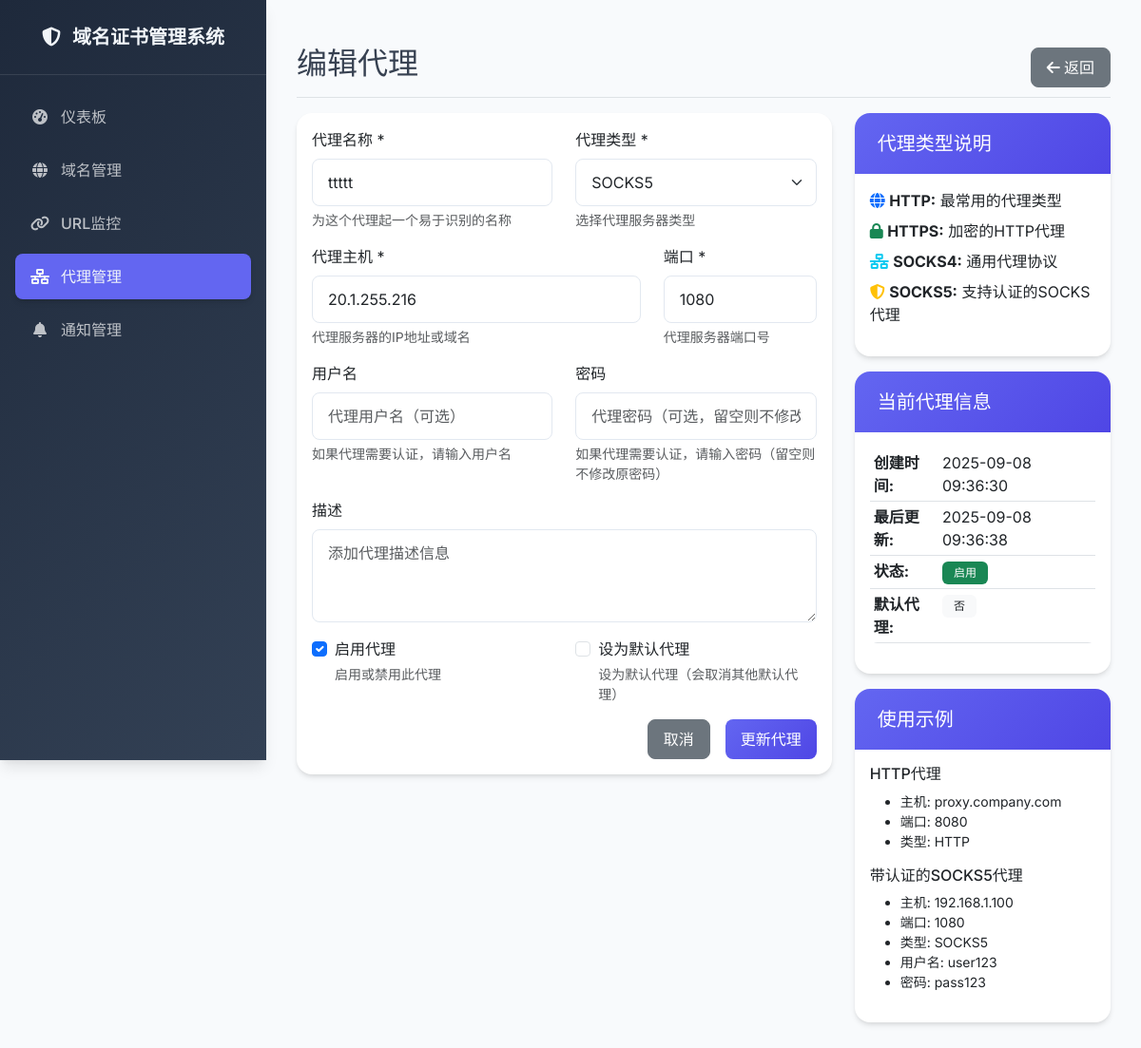
/proxies/3/edit, run on the app's committed database.
### app/models/proxy.py (models this page shows, shortened)
class Proxy(db.Model):
    __tablename__ = 'proxies'
    id = db.Column(db.Integer, primary_key=True)
    name = db.Column(db.String(100), nullable=False, comment='代理名称')
    type = db.Column(db.String(20), nullable=False, comment='代理类型：http, https, socks4, socks5')
    host = db.Column(db.String(255), nullable=False, comment='代理主机地址')
    port = db.Column(db.Integer, nullable=False, comment='代理端口')
    username = db.Column(db.String(100), comment='代理用户名')
    password = db.Column(db.String(100), comment='代理密码')
    description = db.Column(db.Text, comment='代理描述')
    is_active = db.Column(db.Boolean, default=True, comment='是否启用')
    is_default = db.Column(db.Boolean, default=False, comment='是否默认代理')
    last_checked = db.Column(db.DateTime, comment='最后检查时间')
    is_working = db.Column(db.Boolean, default=None, comment='代理是否正常工作，None表示未测试')
    response_time = db.Column(db.Float, comment='响应时间（毫秒）')
    created_at = db.Column(db.DateTime, default=datetime.utcnow)
    updated_at = db.Column(db.DateTime, default=datetime.utcnow, onupdate=datetime.utcnow)
    url_checks = db.relationship('URL', back_populates='proxy', lazy='dynamic')

### app/views/proxies.py (the view, shortened to what this page needs)
@proxies_bp.route('/proxies/<int:id>/edit', methods=['GET', 'POST'])
def edit(id):
    proxy = Proxy.query.get_or_404(id)
    return render_template('proxies/edit.html', proxy=proxy)

### app/templates/proxies/edit.html (shortened to what this page needs)
{% extends "base.html" %}
{% block content %}
<div class="d-flex justify-content-between flex-wrap flex-md-nowrap align-items-center pt-3 pb-2 mb-3 border-bottom">
    <h1 class="h2">编辑代理</h1>
    <div class="btn-toolbar mb-2 mb-md-0">
        <a href="{{ url_for('proxies.index') }}" class="btn btn-secondary">
            <i class="fas fa-arrow-left"></i> 返回
        </a>
    </div>
</div>
<div class="row">
    <div class="col-md-8">
        <div class="card">
            <div class="card-body">
                <form method="POST">
                    <div class="row">
                        <div class="col-md-6">
                            <div class="mb-3">
                                <label for="name" class="form-label">代理名称 *</label>
                                <input type="text" class="form-control" id="name" name="name" required
                                       value="{{ proxy.name }}" placeholder="例如: 公司代理服务器">
                                <div class="form-text">为这个代理起一个易于识别的名称</div>
                            </div>
                        </div>
                        <div class="col-md-6">
                            <div class="mb-3">
                                <label for="type" class="form-label">代理类型 *</label>
                                <select class="form-select" id="type" name="type" required>
                                    <option value="socks5" {% if proxy.type == 'socks5' %}selected{% endif %}>SOCKS5</option>
                                </select>
                                <div class="form-text">选择代理服务器类型</div>
                            </div>
                        </div>
                    </div>
                    <div class="row">
                        <div class="col-md-8">
                            <div class="mb-3">
                                <label for="host" class="form-label">代理主机 *</label>
                                <input type="text" class="form-control" id="host" name="host" required
                                       value="{{ proxy.host }}" placeholder="例如: proxy.company.com 或 192.168.1.100">
                                <div class="form-text">代理服务器的IP地址或域名</div>
                            </div>
                        </div>
                        <div class="col-md-4">
                            <div class="mb-3">
                                <label for="port" class="form-label">端口 *</label>
                                <input type="number" class="form-control" id="port" name="port" required
                                       min="1" max="65535" value="{{ proxy.port }}" placeholder="例如: 8080">
                                <div class="form-text">代理服务器端口号</div>
                            </div>
                        </div>
                    </div>
                    <div class="row">
                        <div class="col-md-6">
                            <div class="mb-3">
                                <label for="username" class="form-label">用户名</label>
                                <input type="text" class="form-control" id="username" name="username"
                                       value="{{ proxy.username or '' }}" placeholder="代理用户名（可选）">
                                <div class="form-text">如果代理需要认证，请输入用户名</div>
                            </div>
                        </div>
                        <div class="col-md-6">
                            <div class="mb-3">
                                <label for="password" class="form-label">密码</label>
                                <input type="password" class="form-control" id="password" name="password"
                                       placeholder="代理密码（可选，留空则不修改）">
                                <div class="form-text">如果代理需要认证，请输入密码（留空则不修改原密码）</div>
                            </div>
                        </div>
                    </div>
                    <div class="mb-3">
                        <label for="description" class="form-label">描述</label>
                        <textarea class="form-control" id="description" name="description" rows="3"
                                  placeholder="添加代理描述信息">{{ proxy.description or '' }}</textarea>
                    </div>
                    <div class="row">
                        <div class="col-md-6">
                            <div class="form-check mb-3">
                                <input class="form-check-input" type="checkbox" id="is_active" name="is_active"
                                       {% if proxy.is_active %}checked{% endif %}>
                                <label class="form-check-label" for="is_active">
                                    启用代理
                                </label>
                                <div class="form-text">启用或禁用此代理</div>
                            </div>
                        </div>
                        <div class="col-md-6">
                            <div class="form-check mb-3">
                                <input class="form-check-input" type="checkbox" id="is_default" name="is_default"
                                       {% if proxy.is_default %}checked{% endif %}>
                                <label class="form-check-label" for="is_default">
                                    设为默认代理
                                </label>
                                <div class="form-text">设为默认代理（会取消其他默认代理）</div>
                            </div>
                        </div>
                    </div>
                    <div class="d-grid gap-2 d-md-flex justify-content-md-end">
                        <a href="{{ url_for('proxies.index') }}" class="btn btn-secondary me-md-2">取消</a>
                        <button type="submit" class="btn btn-primary">更新代理</button>
                    </div>
                </form>
            </div>
        </div>
    </div>
    <div class="col-md-4">
        <div class="card">
            <div class="card-header">
                <h5 class="card-title mb-0">代理类型说明</h5>
            </div>
            <div class="card-body">
                <ul class="list-unstyled">
                    <li class="mb-2">
                        <i class="fas fa-globe text-primary"></i> <strong>HTTP:</strong> 最常用的代理类型
                    </li>
                    <li class="mb-2">
                        <i class="fas fa-lock text-success"></i> <strong>HTTPS:</strong> 加密的HTTP代理
                    </li>
                    <li class="mb-2">
                        <i class="fas fa-network-wired text-info"></i> <strong>SOCKS4:</strong> 通用代理协议
                    </li>
                    <li class="mb-2">
                        <i class="fas fa-shield-alt text-warning"></i> <strong>SOCKS5:</strong> 支持认证的SOCKS代理
                    </li>
                </ul>
            </div>
        </div>
        <div class="card mt-3">
            <div class="card-header">
                <h5 class="card-title mb-0">当前代理信息</h5>
            </div>
            <div class="card-body">
                <table class="table table-sm">
                    <tr>
                        <td><strong>创建时间:</strong></td>
                        <td>{{ proxy.created_at.strftime('%Y-%m-%d %H:%M:%S') }}</td>
                    </tr>
                    <tr>
                        <td><strong>最后更新:</strong></td>
                        <td>{{ proxy.updated_at.strftime('%Y-%m-%d %H:%M:%S') if proxy.updated_at else '未知' }}</td>
                    </tr>
                    <tr>
                        <td><strong>状态:</strong></td>
                        <td>
                            {% if proxy.is_active %}
                                <span class="badge bg-success">启用</span>
                            {% else %}
                                <span class="badge bg-secondary">禁用</span>
                            {% endif %}
                        </td>
                    </tr>
                    <tr>
                        <td><strong>默认代理:</strong></td>
                        <td>
                            {% if proxy.is_default %}
                                <span class="badge bg-primary">是</span>
                            {% else %}
                                <span class="badge bg-light text-dark">否</span>
                            {% endif %}
                        </td>
                    </tr>
                </table>
            </div>
        </div>
        <div class="card mt-3">
            <div class="card-header">
                <h5 class="card-title mb-0">使用示例</h5>
            </div>
            <div class="card-body">
                <h6>HTTP代理</h6>
                <ul class="small">
                    <li>主机: proxy.company.com</li>
                    <li>端口: 8080</li>
                    <li>类型: HTTP</li>
                </ul>
                <h6>带认证的SOCKS5代理</h6>
                <ul class="small">
                    <li>主机: 192.168.1.100</li>
                    <li>端口: 1080</li>
                    <li>类型: SOCKS5</li>
                    <li>用户名: user123</li>
                    <li>密码: pass123</li>
                </ul>
            </div>
        </div>
    </div>
</div>
{% endblock %}

### app/templates/base.html (style rules this page uses)
:root { --primary-color: #6366f1; --primary-dark: #4f46e5; --secondary-color: #64748b; --success-color: #10b981; --warning-color: #f59e0b; --danger-color: #ef4444; --info-color: #06b6d4; --dark-bg: #1e293b; --dark-secondary: #334155; --dark-text: #f1f5f9; --light-bg: #f8fafc; --border-color: #e2e8f0; --shadow: 0 4px 6px -1px rgba(0, 0, 0, 0.1), 0 2px 4px -1px rgba(0, 0, 0, 0.06); --shadow-lg: 0 10px 15px -3px rgba(0, 0, 0, 0.1), 0 4px 6px -2px rgba(0, 0, 0, 0.05); }
* { font-family: 'Inter', -apple-system, BlinkMacSystemFont, 'Segoe UI', Roboto, sans-serif; }
body { background-color: var(--light-bg); color: #374151; }
.card { border: none; border-radius: 1rem; box-shadow: var(--shadow); transition: all 0.2s ease; }
.card-header { background: linear-gradient(135deg, var(--primary-color) 0%, var(--primary-dark) 100%); color: white; border-radius: 1rem 1rem 0 0 !important; border: none; padding: 1.25rem 1.5rem; }
.btn { border-radius: 0.5rem; font-weight: 500; padding: 0.5rem 1rem; transition: all 0.2s ease; }
.btn-primary { background: linear-gradient(135deg, var(--primary-color) 0%, var(--primary-dark) 100%); border: none; }
.table { border-radius: 0.5rem; overflow: hidden; }
.table tbody tr { transition: all 0.2s ease; }
.badge { border-radius: 0.375rem; font-weight: 500; padding: 0.375rem 0.75rem; }
.form-control, .form-select { border-radius: 0.5rem; border: 1px solid var(--border-color); padding: 0.75rem 1rem; transition: all 0.2s ease; }

### data on the page
Proxy: name "ttttt", type "SOCKS5", host "20.1.255.216", port "1080", is_active "☑", created_at "2025-09-08 09:36:30", updated_at "2025-09-08 09:36:38"
